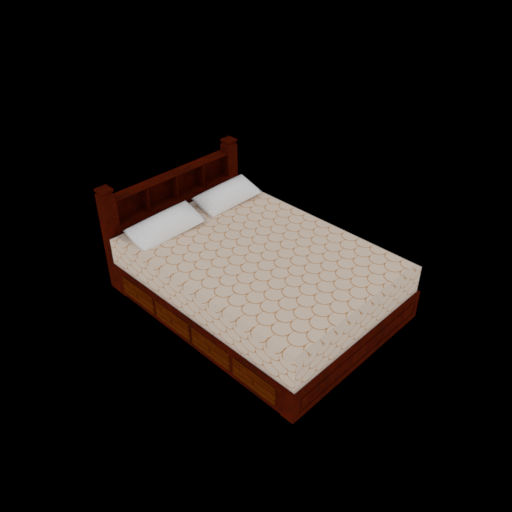
#> input picture src/images/bed_1_left.png, 512 x 512 px; its folder holds 4 pictures in this run
$ python stereo_matching.py
#> lines starting #> are read from the running program, lines starting #| are printed output that depends on the picture; after the words box and inside, x2 and y2 are one past the last pixel; in counts of white or black regions, pixels touching at a corner belong together; long printed decimals are rounded; pictures that were not available may be replaced by others from this repository, and a replacement may not be noted
import math
import cv2
import numpy as np
import matplotlib.pyplot as plt
import pandas as pd
from skimage.metrics import structural_similarity as compute_ssim

metrics = dict()
for obj in ['bed', 'chair', 'planes', 'cabinets']:
    for idx in range(1, 3):
        # Load the left and right images of the stereoscopic pair
        left_image_rgb = cv2.imread(f'./images/{obj}_{idx}_left.png', cv2.IMREAD_COLOR)
#> left_image_rgb is the input picture: shape (512, 512, 3); mean B, G, R 22.8, 25, 29
        left_image_gray = cv2.imread(f'./images/{obj}_{idx}_left.png', cv2.IMREAD_GRAYSCALE)
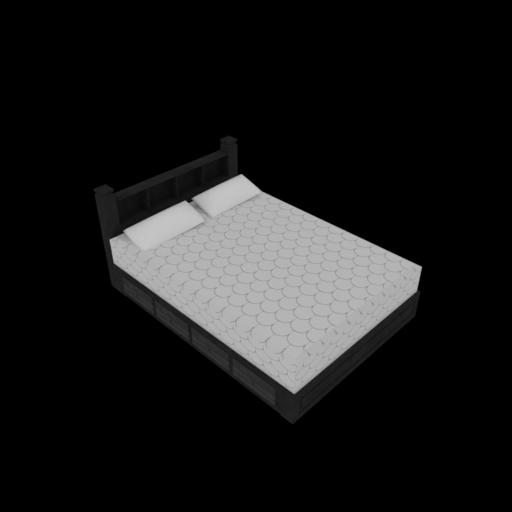
#> left_image_gray: shape (512, 512); min 0, max 197, mean 26
        right_image_gray = cv2.imread(f'./images/{obj}_{idx}_right.png', cv2.IMREAD_GRAYSCALE)

        # Create a StereoBM object for stereo matching
        stereo = cv2.StereoBM_create(
            numDisparities=32,
            blockSize=5,
        )

        # Perform stereo matching
        disparity = stereo.compute(left_image_gray, right_image_gray)
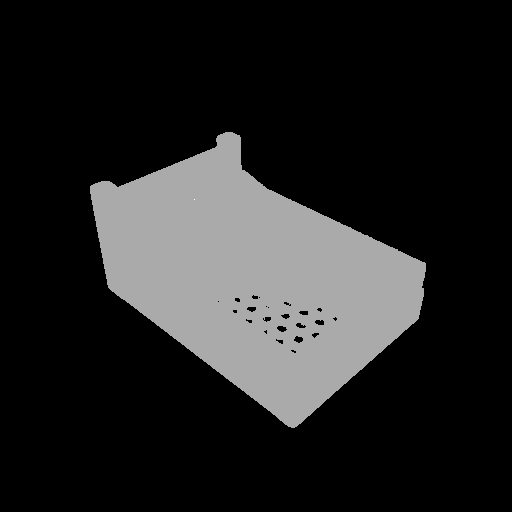
#> disparity: shape (512, 512) int16; min -16, max 8, mean -12.7; drawn with min black and max white

        # Normalize the disparity values for visualization
        disparity_normalized = np.uint8(255 * (disparity - disparity.min()) / (disparity.max() - disparity.min()))

        # Create depth map using parameters from the camera (depth_renderer)
        baseline, focus = 1.0, 1.2 * math.sqrt(3)
        depth = baseline * focus / (disparity_normalized + np.finfo(np.float32).eps)
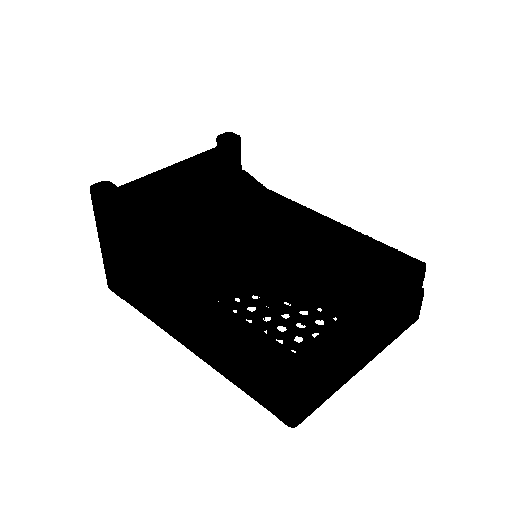
#> depth: shape (512, 512) float32; min 0.00815, max 17435394, mean 13837229; drawn with min black and max white

        # Compute the normalized depth map (using offset for amenable clipping of occluded regions of the image at 50%+ gray)
        depth_normalized = cv2.normalize(depth, None, 128, 255, cv2.NORM_MINMAX) + 127
#> depth_normalized: shape (512, 512) float32; values 255 (black) and 382 (white), 79.4% white; 1 black region, box (x1, y1, x2, y2) and area: (90, 132, 426, 428) 54099

        # Save the depth map
        plt.figure(figsize=(5.12, 5.12))
        plt.imshow(depth_normalized, cmap='gray')
        plt.savefig(f'./images/{obj}_{idx}_depth.png')

        # Create the 4-channel RGB-SD image
        rgb_sd_image = np.zeros((left_image_rgb.shape[0], left_image_rgb.shape[1], 4), dtype=np.uint8)
        rgb_sd_image[:, :, :3] = left_image_rgb  # Assign the RGB channels
        rgb_sd_image[:, :, 3] = depth_normalized  # Assign the normalized depth map to the fourth channel

        # Save the resulting image
        cv2.imwrite(f'./images/{obj}_{idx}_rgbsd.png', rgb_sd_image)

        ground_truth_rgb_image_normed = cv2.normalize(cv2.imread(f'./images/{obj}_{idx}_right.png', cv2.IMREAD_UNCHANGED), None, 0, 1, cv2.NORM_MINMAX)
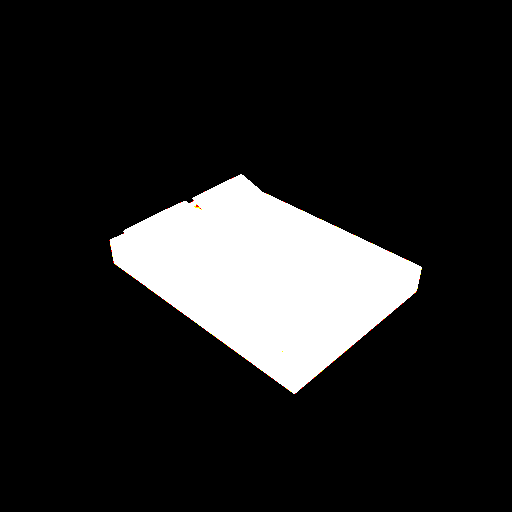
#> ground_truth_rgb_image_normed: shape (512, 512, 3) uint16; mean B, G, R 0.138, 0.139, 0.139; drawn with 1 as white
        ground_truth_depth_map_normed = cv2.normalize(cv2.imread(f'./images/{obj}_{idx}_depth.png', cv2.IMREAD_UNCHANGED)[:, :, 3], None, 0, 1, cv2.NORM_MINMAX)
#> ground_truth_depth_map_normed: shape (512, 512); every value is 0
        generated_rgbsd_image_color_normed = cv2.normalize(cv2.imread(f'./images/{obj}_{idx}_rgbsd.png', cv2.IMREAD_UNCHANGED)[:, :, :3], None, 0, 1, cv2.NORM_MINMAX)
        generated_rgbsd_image_depth_normed = cv2.normalize(cv2.imread(f'./images/{obj}_{idx}_rgbsd.png', cv2.IMREAD_UNCHANGED)[:, :, 3], None, 0, 1, cv2.NORM_MINMAX)
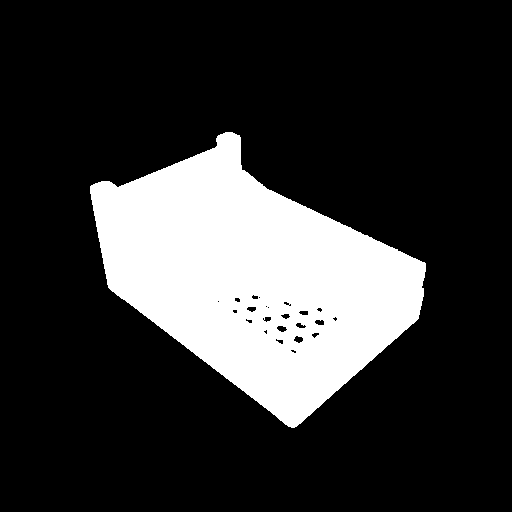
#> generated_rgbsd_image_depth_normed: shape (512, 512); values 0 (black) and 1 (white), 20.6% white; 1 white region, box (x1, y1, x2, y2) and area: (90, 132, 426, 428) 54099

        # Compute the PSNRs
        mses = [np.mean((ground_truth_rgb_image_normed - generated_rgbsd_image_color_normed) ** 2), np.mean((ground_truth_depth_map_normed - generated_rgbsd_image_depth_normed) ** 2)]
#> mses = [1.27e-06, 0.206]
        psnrs = [20 * np.log10(1.0 / np.sqrt(mses[0])), 20 * np.log10(1.0 / np.sqrt(mses[1]))]
#> psnrs = [58.96, 6.85]

        # Compute the SSIMs
        ssims = compute_ssim(ground_truth_rgb_image_normed, generated_rgbsd_image_color_normed, channel_axis=2), compute_ssim(ground_truth_depth_map_normed, generated_rgbsd_image_depth_normed)
#> ssims = (1, 0.972)

        # Compute the ARDs (assuming both images have the same dimensions)
        ards = [
            np.mean(np.abs(ground_truth_rgb_image_normed - generated_rgbsd_image_color_normed) / (ground_truth_rgb_image_normed + np.finfo(np.float32).eps)),
            np.mean(np.abs(ground_truth_depth_map_normed - generated_rgbsd_image_depth_normed) / (ground_truth_depth_map_normed + np.finfo(np.float32).eps))
        ]
#> ards = [1.27e-06, 441447840]


        metrics[obj] = {
            'MSE_RGB': mses[0],
            'MSE_DEPTH': mses[1],
            'PSNR_RGB': psnrs[0],
            'PSNR_DEPTH': psnrs[1],
            'SSIM_RGB': ssims[0],
            'SSIM_DEPTH': ssims[1],
            'ARD_RGB': ards[0],
            'ARD_DEPTH': ards[1]
        }

        # Print the computed metrics
        print(f"Mean Squared Error (MSE)            with {obj:10s} for (i) RGB Map= {mses[0]:.5f} and (ii) Depth Map= {mses[1]:.5f}")
#| Mean Squared Error (MSE)            with bed        for (i) RGB Map= 0 and (ii) Depth Map= 0.2064
        print(f"Peak Signal-to-Noise Ratio (PSNR)   with {obj:10s} for (i) RGB Map= {psnrs[0]:.5f} and (ii) Depth Map= {psnrs[1]:.5f}")
#| Peak Signal-to-Noise Ratio (PSNR)   with bed        for (i) RGB Map= 58.957 and (ii) Depth Map= 6.854
        print(f"Absolute Relative Difference (ARD)  with {obj:10s} for (i) RGB Map= {ards[0]:.10e} and (ii) Depth Map= {ards[1]:.10e}")
#| Absolute Relative Difference (ARD)  with bed        for (i) RGB Map= 1.2715655657e-06 and (ii) Depth Map= 4.4144784000e+08
        print(f"Structural Similarity Index (SSIM)  with {obj:10s} for (i) RGB Map= {ssims[0]:.10e} and (ii) Depth Map= {ssims[1]:.10e}")
#| Structural Similarity Index (SSIM)  with bed        for (i) RGB Map= 1.0000000000e+00 and (ii) Depth Map= 9.7238694569e-01
#> pass 2 of the loop `for obj in ['bed', 'chair', 'planes', 'cabinets']:`:
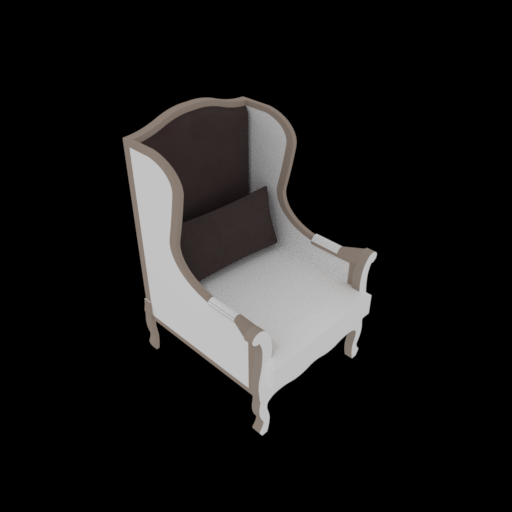
#> input picture src/images/chair_1_left.png, 512 x 512 px
#> left_image_rgb is the input picture: shape (512, 512, 3); mean B, G, R 24.6, 24.9, 25.8
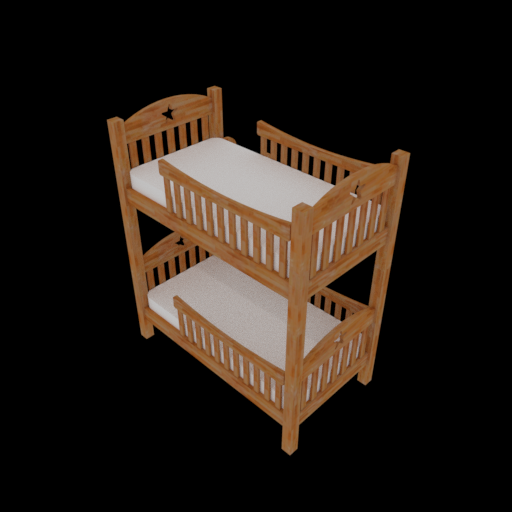
#> input picture src/images/bed_2_left.png, 512 x 512 px, given in place of chair_1_right.png, which was not available
#> `generated_rgbsd_image_depth_normed = cv2.normalize(cv2.imread(f'./imag..`:
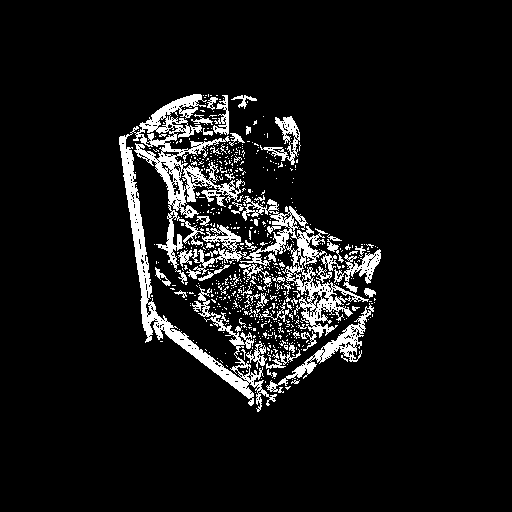
#> generated_rgbsd_image_depth_normed: shape (512, 512); values 0 (black) and 1 (white), 8.2% white; 643 white regions (587 under 20 px), largest, box (x1, y1, x2, y2) and area: (119, 94, 277, 412) 9229, (186, 196, 369, 338) 4513, (266, 303, 374, 393) 1324
#> (the run stopped early here; a loop or call above may not have finished)
